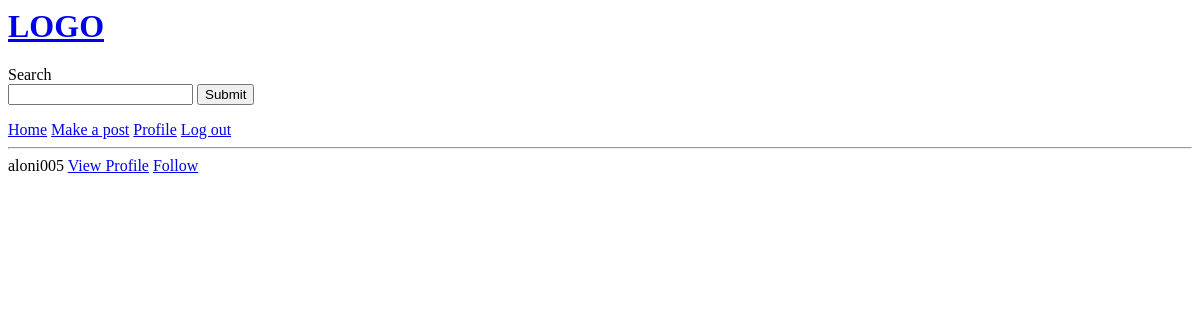
The page /search_result/ (signed in) on the database as committed earlier.
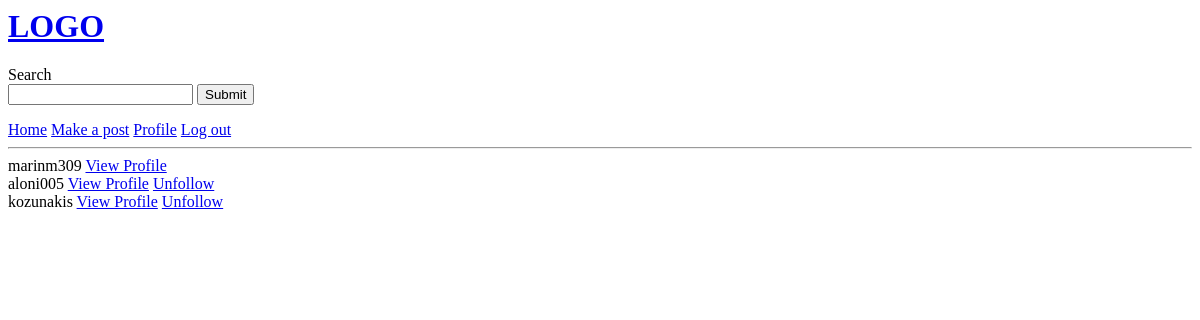
The same page on the database as committed later.
### users/models.py (models this page shows)
class Profile(models.Model):
    id = models.UUIDField(default=uuid.uuid4, unique=True, primary_key=True, editable=False)
    created = models.DateTimeField(auto_now_add=True)
    user = models.OneToOneField(User, null=True, on_delete=models.CASCADE)
    username = models.CharField(max_length=100, null=True)
    first_name = models.CharField(max_length=100, null=True, blank=True)
    last_name = models.CharField(max_length=100, null=True, blank=True)
    email = models.CharField(max_length=200, null=True, blank=True)
    bio = models.TextField(null=True, blank=True)
    address = models.CharField(max_length=200, null=True, blank=True)
    phone_number = models.CharField(max_length=20, null=True, blank=True)
    followers = models.ForeignKey('UserFollowers', on_delete=models.SET_NULL, null=True, blank=True)
    following = models.ForeignKey('UserFollowing', on_delete=models.SET_NULL, null=True, blank=True)
    def __str__(self) -> str:
        return str(self.user)

### users/views.py (the view)
# urls.py: path('search_result/', views.search_results, name='search-result'),
def search_results(request):
    user = request.user.profile
    profile = Profile.objects.get(id=user.id)
    user_followers = UserFollowers.objects.filter(follower=profile.user)
    lst = []
    key_word = ''
    for i in user_followers:
        lst.append(i.user)
    if request.method == 'POST':
        if len(request.POST) != 0:
            key_word = request.POST['search']
            profiles = Profile.objects.filter(username__contains=key_word)
            if len(profiles) != 0:
                match = True
            else:
                match = False
        else:
            key_word = ''
            profiles = Profile.objects.filter(username__contains=key_word)
            if len(profiles) != 0:
                match = True
    else:
        print(key_word)
        profiles = Profile.objects.filter(username__contains=key_word)
        if len(profiles) != 0:
            match = True
    context = {'profiles': profiles, 'user': user, 'match': match, 'followers': user_followers, 'lst': lst}
    return render(request, 'users/search_result.html', context)

### users/templates/users/search_result.html (shortened to what this page needs)
{% extends 'main.html' %}
{% block content %}
{% if match %}
{% for profile in profiles %}
{{profile}}
<a href="{% url 'profile' profile.username %}">View Profile</a>
{% if profile != user and profile not in lst %}
    <a href="{% url 'follow' profile.id %}">Follow</a>
{% elif profile != user and profile in lst %}
    <a href="{% url 'unfollow' profile.id %}">Unfollow</a>
{% endif %}
{% endfor %}
{% else %}
<h1>No Matches</h1>
{% endif %}
{% endblock content %}

Rows that differ between the two databases and show on the page:
now on this page (row edited): Profile: user.username "marinm309"
computed for Profile "aloni005": text "Follow" → "Unfollow"
added Profile: user.username "kozunakis", shows "Unfollow"
